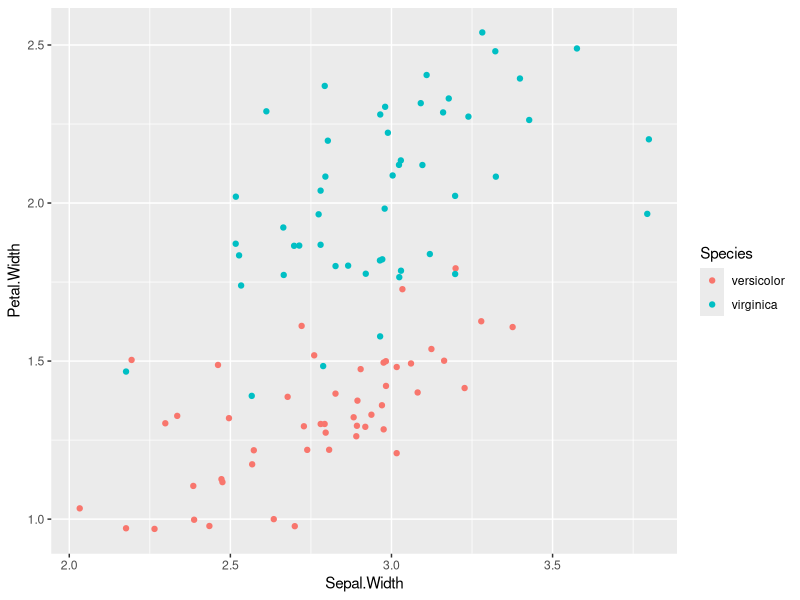

Generate this figure with R:
library(tidyverse)
library(rpart)
library(caret)

head(iris)
str(iris)
summary(iris)

myiris <- iris %>% filter(Species != "setosa") %>% select(Sepal.Width, Petal.Width, Species)
str(myiris)
myiris$Species <- factor(myiris$Species)
str(myiris)

ggplot(data = myiris, mapping = aes(x = Sepal.Width, y = Petal.Width, color = Species)) + geom_point(position = "jitter")

dectree <- rpart(Species~., data = myiris)

dectree.pred <- predict(dectree, myiris[,-3], type = "class")

dectree.conf <- confusionMatrix(dectree.pred, myiris$Species)
dectree.conf

onenn <- knn3(Species~., data = myiris, k = 1)

onenn.pred <- predict(onenn, myiris[,-3], type = "class")

onenn.conf <- confusionMatrix(onenn.pred, myiris$Species)
onenn.conf

fivenn <- knn3(Species~., data = myiris, k = 5)

fivenn.pred <- predict(fivenn, myiris[,-3], type = "class")

fivenn.conf <- confusionMatrix(fivenn.pred, myiris$Species)
fivenn.conf